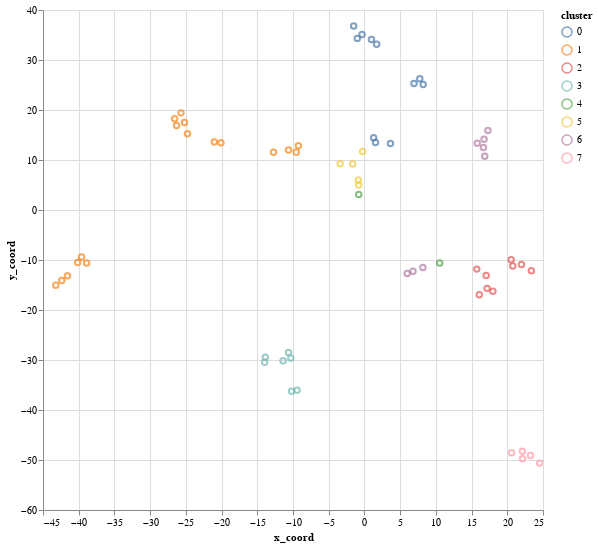

The notebook cell this image was saved under:
### Markdown cell above
## Visualização dos clusters

### Code cell
X_embedded = TSNE(n_components=2, learning_rate='auto', metric='precomputed', init='random', perplexity=3).fit_transform(X)

df_5clusters = pd.DataFrame({ 
                'name': idx,
                'x_coord': X_embedded[:,0], 
                'y_coord': X_embedded[:,1],
                'cluster': [str(i) for i in labels]
                })

chart = alt.Chart(df_5clusters, width=500, height=500).mark_point().encode(
    x='x_coord', 
    y='y_coord',
    color='cluster',
    tooltip='name'
).interactive()

chart.save('8clusters_v2.html')
chart

### Figure 1 — Vega-Lite specification as saved in the notebook (floating-point values rounded to 4 significant figures)
{"config": {"view": {"continuousWidth": 400, "continuousHeight": 300}}, "data": {"name": "data-3e2249631b7672e9d482395daa6d3d98"}, "mark": "point", "encoding": {"color": {"field": "cluster", "type": "nominal"}, "tooltip": {"field": "name", "type": "quantitative"}, "x": {"field": "x_coord", "type": "quantitative"}, "y": {"field": "y_coord", "type": "quantitative"}}, "height": 500, "selection": {"selector001": {"type": "interval", "bind": "scales", "encodings": ["x", "y"]}}, "width": 500, "$schema": "https://vega.github.io/schema/vega-lite/v4.17.0.json", "datasets": {"data-3e2249631b7672e9d482395daa6d3d98": [{"name": 0, "x_coord": 17.98, "y_coord": -16.25, "cluster": "2"}, {"name": 1, "x_coord": -26.3, "y_coord": 16.91, "cluster": "1"}, {"name": 2, "x_coord": -9.548, "y_coord": 11.56, "cluster": "1"}, {"name": 3, "x_coord": -39.61, "y_coord": -9.391, "cluster": "1"}, {"name": 4, "x_coord": 7.749, "y_coord": 26.27, "cluster": "0"}, {"name": 5, "x_coord": -11.39, "y_coord": -30.16, "cluster": "3"}, {"name": 6, "x_coord": 6.941, "y_coord": 25.3, "cluster": "0"}, {"name": 7, "x_coord": -12.73, "y_coord": 11.57, "cluster": "1"}, {"name": 8, "x_coord": 8.187, "y_coord": -11.51, "cluster": "6"}, {"name": 9, "x_coord": 15.73, "y_coord": -11.82, "cluster": "2"}, {"name": 10, "x_coord": 23.37, "y_coord": -12.13, "cluster": "2"}, {"name": 11, "x_coord": -13.88, "y_coord": -29.44, "cluster": "3"}, {"name": 12, "x_coord": -42.38, "y_coord": -14.1, "cluster": "1"}, {"name": 13, "x_coord": -1.506, "y_coord": 36.79, "cluster": "0"}, {"name": 14, "x_coord": 20.6, "y_coord": -48.54, "cluster": "7"}, {"name": 15, "x_coord": 1.289, "y_coord": 14.46, "cluster": "0"}, {"name": 16, "x_coord": -0.3331, "y_coord": 35.11, "cluster": "0"}, {"name": 17, "x_coord": -0.8034, "y_coord": 5.005, "cluster": "5"}, {"name": 18, "x_coord": 17.29, "y_coord": 15.92, "cluster": "6"}, {"name": 19, "x_coord": -10.31, "y_coord": -29.58, "cluster": "3"}, {"name": 20, "x_coord": 20.54, "y_coord": -9.959, "cluster": "2"}, {"name": 21, "x_coord": 16.08, "y_coord": -16.95, "cluster": "2"}, {"name": 22, "x_coord": -25.19, "y_coord": 17.52, "cluster": "1"}, {"name": 23, "x_coord": -9.433, "y_coord": -36.05, "cluster": "3"}, {"name": 24, "x_coord": 16.67, "y_coord": 12.51, "cluster": "6"}, {"name": 25, "x_coord": -10.2, "y_coord": -36.25, "cluster": "3"}, {"name": 26, "x_coord": 20.76, "y_coord": -11.18, "cluster": "2"}, {"name": 27, "x_coord": 22.13, "y_coord": -49.73, "cluster": "7"}, {"name": 28, "x_coord": -0.7995, "y_coord": 3.122, "cluster": "4"}, {"name": 29, "x_coord": -20.09, "y_coord": 13.45, "cluster": "1"}, {"name": 30, "x_coord": 15.79, "y_coord": 13.37, "cluster": "6"}, {"name": 31, "x_coord": 8.224, "y_coord": 25.08, "cluster": "0"}, {"name": 32, "x_coord": 1.554, "y_coord": 13.5, "cluster": "0"}, {"name": 33, "x_coord": 24.54, "y_coord": -50.63, "cluster": "7"}, {"name": 34, "x_coord": -24.77, "y_coord": 15.25, "cluster": "1"}, {"name": 35, "x_coord": -21.01, "y_coord": 13.58, "cluster": "1"}, {"name": 36, "x_coord": 6.801, "y_coord": -12.25, "cluster": "6"}, {"name": 37, "x_coord": 5.986, "y_coord": -12.72, "cluster": "6"}, {"name": 38, "x_coord": -41.57, "y_coord": -13.15, "cluster": "1"}, {"name": 39, "x_coord": -40.16, "y_coord": -10.49, "cluster": "1"}, {"name": 40, "x_coord": -0.8543, "y_coord": 6.001, "cluster": "5"}, {"name": 41, "x_coord": 0.9876, "y_coord": 34.11, "cluster": "0"}, {"name": 42, "x_coord": -25.68, "y_coord": 19.43, "cluster": "1"}, {"name": 43, "x_coord": -38.89, "y_coord": -10.59, "cluster": "1"}, {"name": 44, "x_coord": -43.21, "y_coord": -15.07, "cluster": "1"}, {"name": 45, "x_coord": 17.18, "y_coord": -15.67, "cluster": "2"}, {"name": 46, "x_coord": 17.05, "y_coord": -13.08, "cluster": "2"}, {"name": 47, "x_coord": -13.97, "y_coord": -30.43, "cluster": "3"}, {"name": 48, "x_coord": 1.705, "y_coord": 33.15, "cluster": "0"}, {"name": 49, "x_coord": 21.98, "y_coord": -10.9, "cluster": "2"}, {"name": 50, "x_coord": -10.63, "y_coord": 11.98, "cluster": "1"}, {"name": 51, "x_coord": 22.11, "y_coord": -48.26, "cluster": "7"}, {"name": 52, "x_coord": -0.9982, "y_coord": 34.32, "cluster": "0"}, {"name": 53, "x_coord": -9.249, "y_coord": 12.84, "cluster": "1"}, {"name": 54, "x_coord": -1.642, "y_coord": 9.195, "cluster": "5"}, {"name": 55, "x_coord": -0.2606, "y_coord": 11.71, "cluster": "5"}, {"name": 56, "x_coord": -26.57, "y_coord": 18.24, "cluster": "1"}, {"name": 57, "x_coord": 16.84, "y_coord": 10.76, "cluster": "6"}, {"name": 58, "x_coord": 23.24, "y_coord": -49.09, "cluster": "7"}, {"name": 59, "x_coord": 3.642, "y_coord": 13.3, "cluster": "0"}, {"name": 60, "x_coord": 10.53, "y_coord": -10.58, "cluster": "4"}, {"name": 61, "x_coord": -3.388, "y_coord": 9.26, "cluster": "5"}, {"name": 62, "x_coord": 16.75, "y_coord": 14.14, "cluster": "6"}, {"name": 63, "x_coord": -10.62, "y_coord": -28.51, "cluster": "3"}]}}
